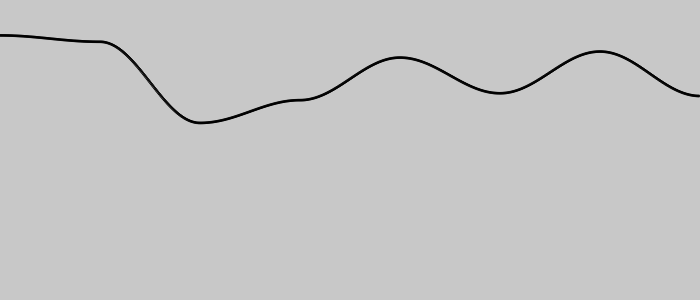
Frame 1 (no input)
Frame 2 (the mouse pressed at the canvas centre, redrawn once): identical to frame 1, image omitted

The p5.js sketch that drew this single still picture (run headless with seeded random() and noise() and a simulated clock; the mouse was pressed at the canvas centre and the sketch redrawn once):

// p5.js sketch
// ── sketch.js

var t =100;

function setup() {
  createCanvas(700, 300);
  background(255);
  rectMode(CENTER);
  noiseSeed(0)

}

function draw() {
  background(200);

  noiseDetail(1);
  noFill();
  beginShape();
  for (var x=0; x<width; x++){
    var y = noise(x/100) * height;
    ellipse(x, y, 2,2);
    }
  endShape(OPEN);

  noLoop();
}

function randomGrid(){
  for (var x=0; x<width; x++){
    for(var y=0; y<height; y++){
      var n = noise(x/10,y/10);
      var c = map(n, 0, 1, 0, 255);
      stroke(c);
      point(x,y);
    }
  }
}
